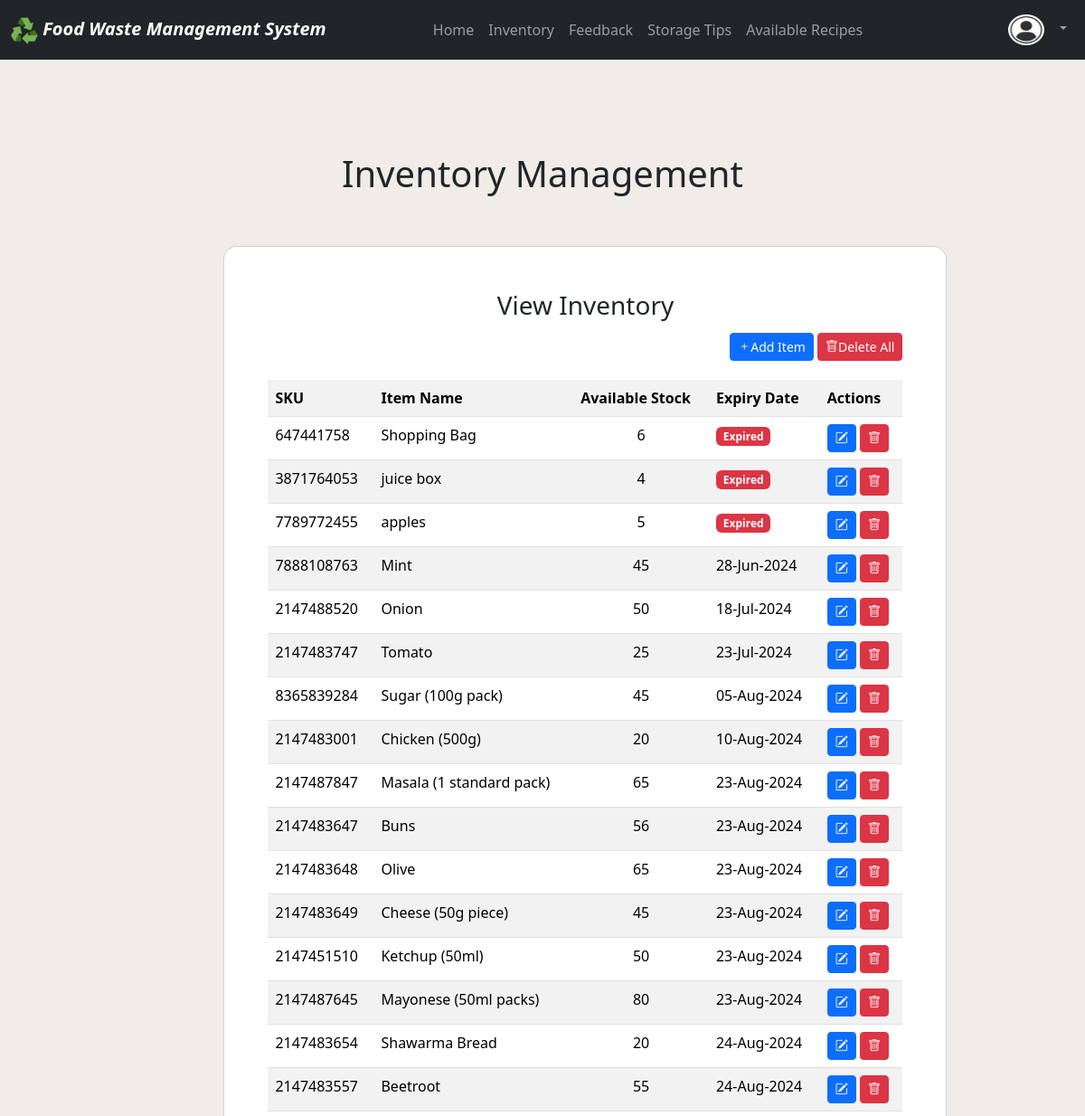
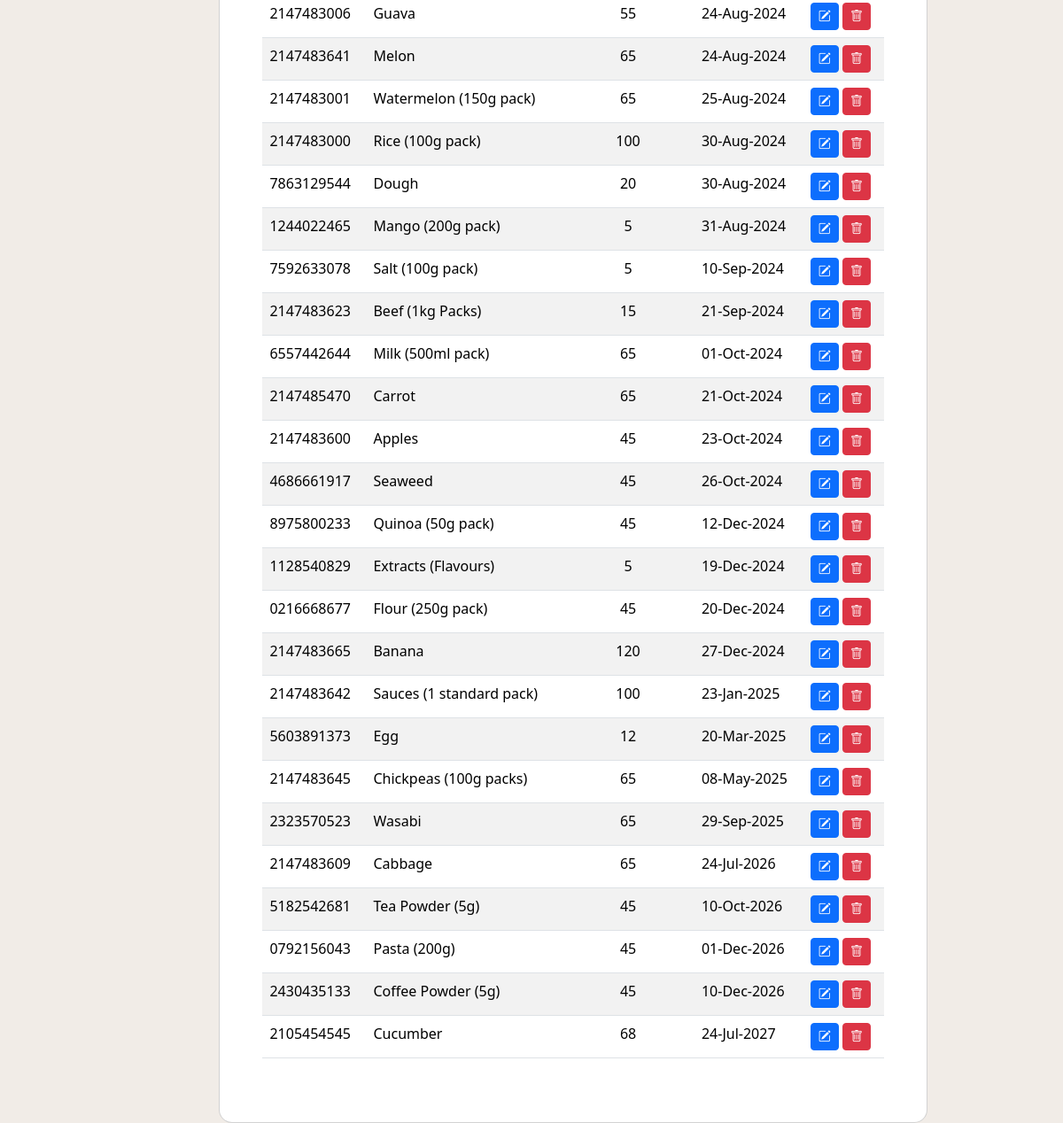
The page /views/user_dashboard/view_inventory.php on the database its author committed (2 pictures, top to bottom).
### tables this page shows
CREATE TABLE `fooditem` (
  `item_id` int(11) NOT NULL,
  `sku` text DEFAULT NULL,
  `user_id` int(11) NOT NULL,
  `item_name` varchar(255) NOT NULL,
  `quantity` int(11) NOT NULL,
  `expiry_date` date NOT NULL,
  `storage_location` varchar(255) NOT NULL
);

### core/functions.php (called while the page is built, shortened)
<?php
function getStandardDateFormat($date)
{
  $dateString = $date;
  $date = new DateTime($dateString);
  $formattedDate = $date->format('d-M-Y');
  return $formattedDate;
}

### views/user_dashboard/view_inventory.php (the view, shortened to what this page needs)
<?php
include("../../includes/header.php");
include("../../includes/footer.php");
include("../../config/connection.php");
require("../../core/functions.php");
include('navbar.php');
?>
<h1 class="text-center mt-5">Inventory Management</h1>
</head>
<section class="vh-100 gradient-custom">
    <div class="container py-5 h-100">
        <div class="row justify-content-center align-items-center h-50">
            <div class="col-12 col-lg-9 col-xl-7">
                <div class="card shadow-2-strong card-registration" style="border-radius: 15px; width:800px !important; margin-left:-5%">
                    <div class="card-body p-4 p-md-5">
                        <h3 class="mb-4 pb-2 pb-md-0 mb-md-5 text-center">View Inventory</h3>
                        <div class="text-end" style="margin-top:-5%; margin-bottom:3% !important">
                                <a href="add_inventory.php" class="link btn btn-primary btn-sm"><i class="bi bi-plus"></i>Add Item</a>
                                <a href="../../backend/delete_all_items.php" class="btn btn-danger btn-sm del_all"><i class="bi bi-trash"></i>Delete All</a>
                        </div>
                        <div class="mt-3">
                            <table class="table table-striped">
                                <tr>
                                    <th>SKU</th>
                                    <th>Item Name</th>
                                    <th>Available Stock</th>
                                    <th>Expiry Date</th>
                                    <th>Actions</th>
                                </tr>
                                <?php
                                $query = "SELECT * FROM fooditem ORDER BY `expiry_date` ASC";
                                $allFoodItems = mysqli_query($connect, $query) or die("Failed!");
                                if (mysqli_num_rows($allFoodItems) > 0) {
                                    while ($row = mysqli_fetch_assoc($allFoodItems)) {
                                ?>
                                        <tr>
                                            <?php $item_id = $row['item_id'] ?>
                                            <td><?php echo $row['sku'] ?></td>
                                            <td><?php echo $row['item_name'] ?></td>
                                            <td class="text-center"><?php echo $row['quantity'] ?></td>
                                            <td>
                                                <?php
                                                $expiry_date = $row['expiry_date'];
                                                $todays_date = date('Y-m-d');
                                                if ($todays_date > $expiry_date) {
                                                    echo "<span class='badge text-bg-danger'>Expired</span>";
                                                } else {
                                                    echo getStandardDateFormat($row['expiry_date']);
                                                }
                                                ?>
                                            </td>
                                            <td>
                                                <a href="update_item.php?id=<?php echo $item_id ?>" class="btn btn-sm btn-primary"><i class="bi bi-pencil-square"></i></a>
                                                <a class="btn btn-sm btn-danger del_item" href="../../backend/delete_item.php?id=<?php echo $item_id ?>" onClick="return confirm('Do you really want to delete this item?')"><i class="bi bi-trash"></i></a>
                                            </td>
                                        </tr>
                                <?php
                                    }
                                } else {
                                }
                                ?>
                            </table>
                        </div>
                    </div>
                </div>
            </div>
        </div>
    </div>
</section>
<?php include('../../includes/footer.php') ?>

### views/user_dashboard/navbar.php (style rules this page uses)
body { background-color: #F1ECE7; }

### views/user_dashboard/view_inventory.php (style rules this page uses)
body { background-color: #F1ECE7; }
.link { color: white; text-decoration: none; }
a { color: white; text-decoration: none }

### rows shown on the page
fooditem: sku "647441758", item_name "Shopping Bag", quantity "6", expiry_date "Expired"
fooditem: sku "3871764053", item_name "juice box", quantity "4", expiry_date "Expired"
fooditem: sku "7789772455", item_name "apples", quantity "5", expiry_date "Expired"
fooditem: sku "7888108763", item_name "Mint", quantity "45", expiry_date "28-Jun-2024"
fooditem: sku "2147488520", item_name "Onion", quantity "50", expiry_date "18-Jul-2024"
fooditem: sku "2147483747", item_name "Tomato", quantity "25", expiry_date "23-Jul-2024"
fooditem: sku "8365839284", item_name "Sugar (100g pack)", quantity "45", expiry_date "05-Aug-2024"
fooditem: sku "2147483001", item_name "Chicken (500g)", quantity "20", expiry_date "10-Aug-2024"
fooditem: sku "2147487847", item_name "Masala (1 standard pack)", quantity "65", expiry_date "23-Aug-2024"
fooditem: sku "2147483647", item_name "Buns", quantity "56", expiry_date "23-Aug-2024"
fooditem: sku "2147483648", item_name "Olive", quantity "65", expiry_date "23-Aug-2024"
fooditem: sku "2147483649", item_name "Cheese (50g piece)", quantity "45", expiry_date "23-Aug-2024"
fooditem: sku "2147451510", item_name "Ketchup (50ml)", quantity "50", expiry_date "23-Aug-2024"
fooditem: sku "2147487645", item_name "Mayonese (50ml packs)", quantity "80", expiry_date "23-Aug-2024"
fooditem: sku "2147483654", item_name "Shawarma Bread", quantity "20", expiry_date "24-Aug-2024"
fooditem: sku "2147483557", item_name "Beetroot", quantity "55", expiry_date "24-Aug-2024"
fooditem: sku "2147483006", item_name "Guava", quantity "55", expiry_date "24-Aug-2024"
fooditem: sku "2147483641", item_name "Melon", quantity "65", expiry_date "24-Aug-2024"
fooditem: sku "2147483001", item_name "Watermelon (150g pack)", quantity "65", expiry_date "25-Aug-2024"
fooditem: sku "2147483000", item_name "Rice (100g pack)", quantity "100", expiry_date "30-Aug-2024"
fooditem: sku "7863129544", item_name "Dough", quantity "20", expiry_date "30-Aug-2024"
fooditem: sku "1244022465", item_name "Mango (200g pack)", quantity "5", expiry_date "31-Aug-2024"
fooditem: sku "7592633078", item_name "Salt (100g pack)", quantity "5", expiry_date "10-Sep-2024"
fooditem: sku "2147483623", item_name "Beef (1kg Packs)", quantity "15", expiry_date "21-Sep-2024"
fooditem: sku "6557442644", item_name "Milk (500ml pack)", quantity "65", expiry_date "01-Oct-2024"
fooditem: sku "2147485470", item_name "Carrot", quantity "65", expiry_date "21-Oct-2024"
fooditem: sku "2147483600", item_name "Apples", quantity "45", expiry_date "23-Oct-2024"
fooditem: sku "4686661917", item_name "Seaweed", quantity "45", expiry_date "26-Oct-2024"
fooditem: sku "8975800233", item_name "Quinoa (50g pack)", quantity "45", expiry_date "12-Dec-2024"
fooditem: sku "1128540829", item_name "Extracts (Flavours)", quantity "5", expiry_date "19-Dec-2024"
fooditem: sku "0216668677", item_name "Flour (250g pack)", quantity "45", expiry_date "20-Dec-2024"
fooditem: sku "2147483665", item_name "Banana", quantity "120", expiry_date "27-Dec-2024"
fooditem: sku "2147483642", item_name "Sauces (1 standard pack)", quantity "100", expiry_date "23-Jan-2025"
fooditem: sku "5603891373", item_name "Egg", quantity "12", expiry_date "20-Mar-2025"
fooditem: sku "2147483645", item_name "Chickpeas (100g packs)", quantity "65", expiry_date "08-May-2025"
fooditem: sku "2323570523", item_name "Wasabi", quantity "65", expiry_date "29-Sep-2025"
fooditem: sku "2147483609", item_name "Cabbage", quantity "65", expiry_date "24-Jul-2026"
fooditem: sku "5182542681", item_name "Tea Powder (5g)", quantity "45", expiry_date "10-Oct-2026"
fooditem: sku "0792156043", item_name "Pasta (200g)", quantity "45", expiry_date "01-Dec-2026"
fooditem: sku "2430435133", item_name "Coffee Powder (5g)", quantity "45", expiry_date "10-Dec-2026"
fooditem: sku "2105454545", item_name "Cucumber", quantity "68", expiry_date "24-Jul-2027"
